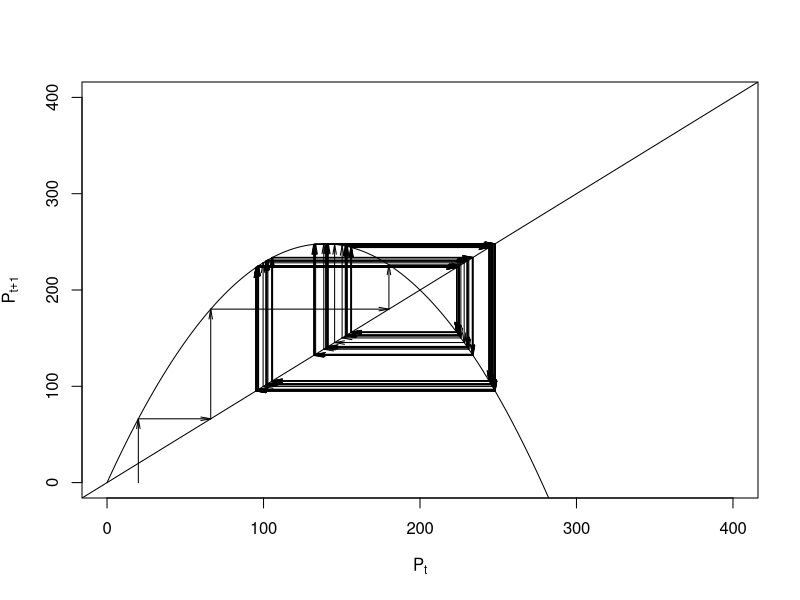

Source code (R):
                                        # Logisitic model

                                        # Model parameters
R<- 2.57
K<- 200
XMAX<- 400
TMAX<- 100
x1<- 20
y1<- 0

                                        # Logistic function
logistic<- function(p, rmax, K) {
    p + rmax*(1-p/K)*p
}


                                        # Main plot
x<- seq(0, XMAX)
plot(x, logistic(x,R,K), xlab=expression(P[t]), ylab=expression(P[t+1]), type="l", xlim=c(0,XMAX), ylim=c(0,XMAX))
abline(0,1)

                                        # Main loop to calculate the specific solution
for (t in 1:TMAX) {
    y2<- logistic(x1,R,K)
    arrows(c(x1,x1), c(y1,y2), c(x1,y2), c(y2,y2), length=0.1, angle=10)
    x1<- y2
    y1<- y2
}

